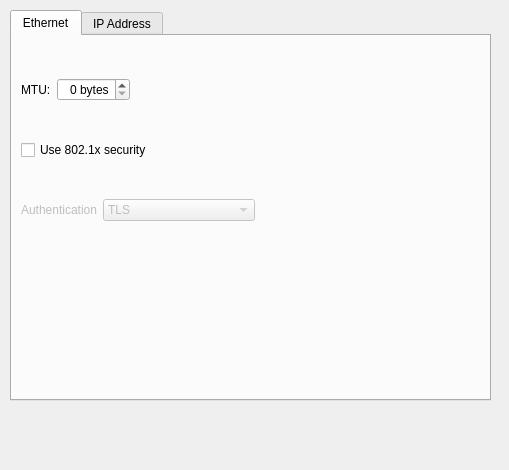
<ui version="4.0" >
 <class>Form</class>
 <widget class="QWidget" name="Form" >
  <property name="geometry" >
   <rect>
    <x>0</x>
    <y>0</y>
    <width>509</width>
    <height>470</height>
   </rect>
  </property>
  <widget class="QTabWidget" name="m_wiredSettings" >
   <property name="geometry" >
    <rect>
     <x>10</x>
     <y>10</y>
     <width>481</width>
     <height>391</height>
    </rect>
   </property>
   <property name="currentIndex" >
    <number>0</number>
   </property>
   <widget class="QWidget" name="ethernetTab" >
    <attribute name="title" >
     <string>Ethernet</string>
    </attribute>
    <widget class="QWidget" name="verticalLayoutWidget" >
     <property name="geometry" >
      <rect>
       <x>9</x>
       <y>9</y>
       <width>461</width>
       <height>211</height>
      </rect>
     </property>
     <layout class="QVBoxLayout" name="verticalLayout" >
      <item>
       <layout class="QHBoxLayout" name="horizontalLayout_2" >
        <item>
         <widget class="QLabel" name="m_mtuLabel" >
          <property name="text" >
           <string>MTU:</string>
          </property>
          <property name="buddy" >
           <cstring>m_mtu</cstring>
          </property>
         </widget>
        </item>
        <item>
         <widget class="QSpinBox" name="m_mtu" >
          <property name="alignment" >
           <set>Qt::AlignRight|Qt::AlignTrailing|Qt::AlignVCenter</set>
          </property>
          <property name="suffix" >
           <string> bytes</string>
          </property>
         </widget>
        </item>
        <item>
         <spacer name="horizontalSpacer" >
          <property name="orientation" >
           <enum>Qt::Horizontal</enum>
          </property>
          <property name="sizeHint" stdset="0" >
           <size>
            <width>40</width>
            <height>20</height>
           </size>
          </property>
         </spacer>
        </item>
       </layout>
      </item>
      <item>
       <widget class="QCheckBox" name="m_security" >
        <property name="text" >
         <string>Use 802.1x security</string>
        </property>
       </widget>
      </item>
      <item>
       <layout class="QHBoxLayout" name="horizontalLayout_4" >
        <item>
         <widget class="QLabel" name="m_authenticationLabel" >
          <property name="enabled" >
           <bool>false</bool>
          </property>
          <property name="text" >
           <string>Authentication</string>
          </property>
          <property name="buddy" >
           <cstring>m_authentication</cstring>
          </property>
         </widget>
        </item>
        <item>
         <widget class="QComboBox" name="m_authentication" >
          <property name="enabled" >
           <bool>false</bool>
          </property>
          <item>
           <property name="text" >
            <string>TLS</string>
           </property>
          </item>
          <item>
           <property name="text" >
            <string>Tunneled TLS</string>
           </property>
          </item>
          <item>
           <property name="text" >
            <string>Protected EAP (PEAP)</string>
           </property>
          </item>
         </widget>
        </item>
        <item>
         <spacer name="horizontalSpacer_2" >
          <property name="orientation" >
           <enum>Qt::Horizontal</enum>
          </property>
          <property name="sizeHint" stdset="0" >
           <size>
            <width>40</width>
            <height>20</height>
           </size>
          </property>
         </spacer>
        </item>
       </layout>
      </item>
     </layout>
    </widget>
   </widget>
   <widget class="QWidget" name="ipSettings" >
    <attribute name="title" >
     <string>IP Address</string>
    </attribute>
    <widget class="QWidget" name="verticalLayoutWidget_2" >
     <property name="geometry" >
      <rect>
       <x>10</x>
       <y>10</y>
       <width>451</width>
       <height>341</height>
      </rect>
     </property>
     <layout class="QVBoxLayout" name="verticalLayout_2" >
      <item>
       <layout class="QHBoxLayout" name="horizontalLayout_5" >
        <item>
         <widget class="QLabel" name="m_methodLabel" >
          <property name="text" >
           <string>Method:</string>
          </property>
          <property name="buddy" >
           <cstring>m_method</cstring>
          </property>
         </widget>
        </item>
        <item>
         <widget class="QComboBox" name="m_method" >
          <item>
           <property name="text" >
            <string>DHCP</string>
           </property>
          </item>
          <item>
           <property name="text" >
            <string>Auto IP</string>
           </property>
          </item>
          <item>
           <property name="text" >
            <string>Manual</string>
           </property>
          </item>
         </widget>
        </item>
        <item>
         <spacer name="horizontalSpacer_3" >
          <property name="orientation" >
           <enum>Qt::Horizontal</enum>
          </property>
          <property name="sizeHint" stdset="0" >
           <size>
            <width>40</width>
            <height>20</height>
           </size>
          </property>
         </spacer>
        </item>
       </layout>
      </item>
      <item>
       <widget class="QLabel" name="m_addressLabel" >
        <property name="text" >
         <string>Addresses</string>
        </property>
        <property name="buddy" >
         <cstring>m_addressView</cstring>
        </property>
       </widget>
      </item>
      <item>
       <widget class="QTableView" name="m_addressView" />
      </item>
      <item>
       <layout class="QHBoxLayout" name="horizontalLayout_8" >
        <item>
         <widget class="QPushButton" name="m_addAddressButton" >
          <property name="text" >
           <string>Add</string>
          </property>
         </widget>
        </item>
        <item>
         <widget class="QPushButton" name="m_removeAddressButton" >
          <property name="enabled" >
           <bool>false</bool>
          </property>
          <property name="text" >
           <string>Remove</string>
          </property>
         </widget>
        </item>
        <item>
         <spacer name="horizontalSpacer_4" >
          <property name="orientation" >
           <enum>Qt::Horizontal</enum>
          </property>
          <property name="sizeHint" stdset="0" >
           <size>
            <width>40</width>
            <height>20</height>
           </size>
          </property>
         </spacer>
        </item>
       </layout>
      </item>
      <item>
       <layout class="QHBoxLayout" name="horizontalLayout_13" >
        <item>
         <widget class="QLabel" name="m_dnsServersLabel" >
          <property name="text" >
           <string>DNS Servers:</string>
          </property>
          <property name="buddy" >
           <cstring>m_dnsServers</cstring>
          </property>
         </widget>
        </item>
        <item>
         <widget class="QLineEdit" name="m_dnsServers" />
        </item>
       </layout>
      </item>
      <item>
       <layout class="QHBoxLayout" name="horizontalLayout_14" >
        <item>
         <widget class="QLabel" name="m_searchDomainLabel" >
          <property name="text" >
           <string>Search Domains:</string>
          </property>
          <property name="buddy" >
           <cstring>m_searchDomain</cstring>
          </property>
         </widget>
        </item>
        <item>
         <widget class="QLineEdit" name="m_searchDomain" />
        </item>
       </layout>
      </item>
     </layout>
     <zorder>m_addressLabel</zorder>
     <zorder>horizontalLayoutWidget_3</zorder>
     <zorder>m_addressView</zorder>
     <zorder>horizontalLayoutWidget_4</zorder>
     <zorder>m_removeAddressButton</zorder>
     <zorder>horizontalLayoutWidget_5</zorder>
     <zorder>label_5</zorder>
     <zorder>horizontalLayoutWidget_5</zorder>
     <zorder>lineEdit</zorder>
     <zorder>label_6</zorder>
     <zorder>horizontalLayoutWidget_5</zorder>
     <zorder>horizontalLayoutWidget_6</zorder>
    </widget>
   </widget>
  </widget>
 </widget>
 <resources/>
 <connections/>
</ui>
